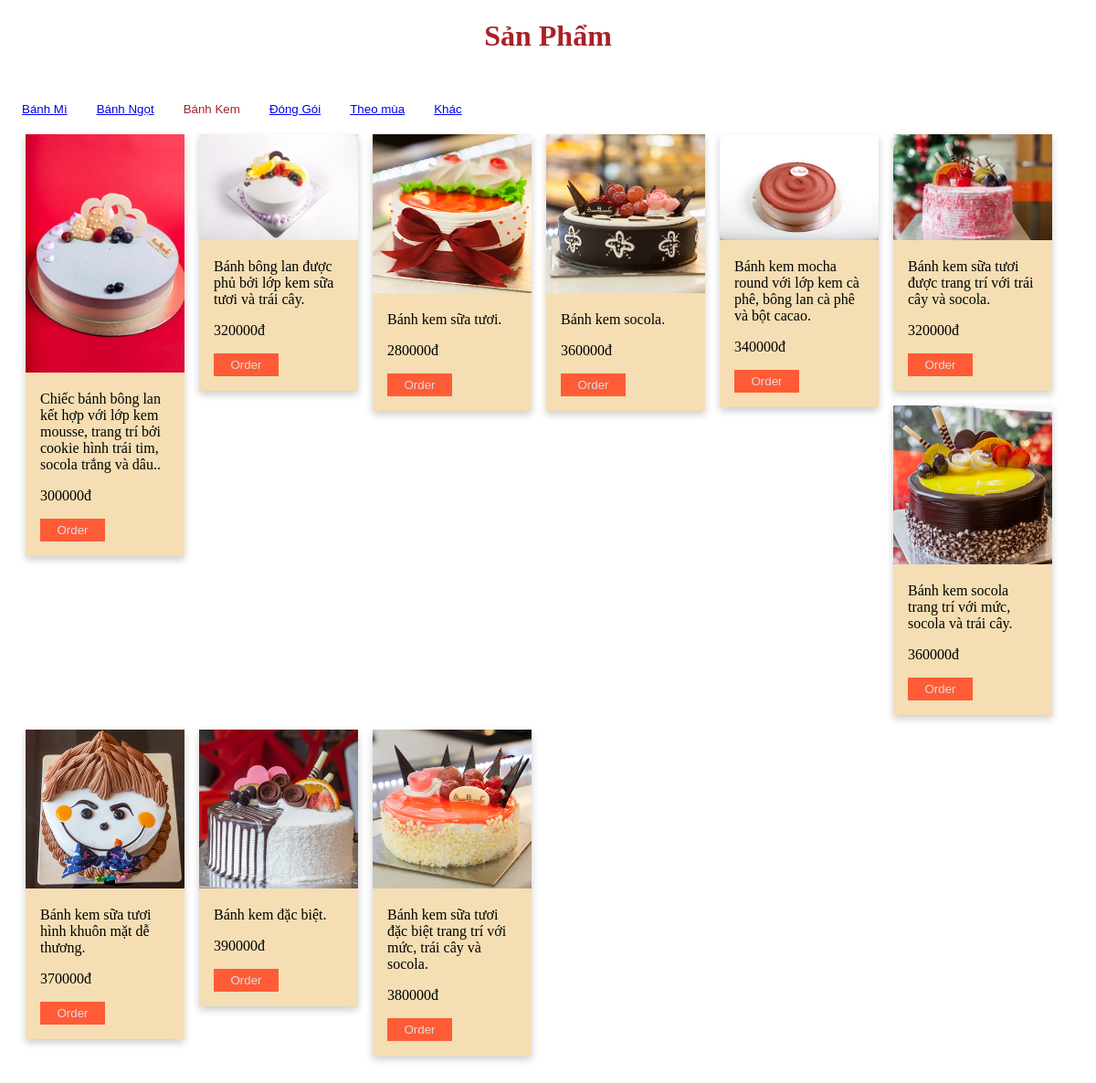
Page /banhkem.php on the committed database.
### tables this page shows
CREATE TABLE IF NOT EXISTS `tb_product` (
  `product_id` varchar(11) NOT NULL,
  `product_name` varchar(50) NOT NULL,
  `product_description` varchar(1000) NOT NULL,
  `Images` varchar(50) NOT NULL,
  `product_price` float NOT NULL,
  `product_category` varchar(50) NOT NULL,
  PRIMARY KEY (`product_id`)
);

### banhkem.php (the view, shortened to what this page needs)
<!DOCTYPE html>
<?php
include_once '../SweetBakery/lib/connect.inc';
$sql = "select * from tb_product where product_category='Banhkem'";
$result = mysqli_query($link, $sql);
?>
<html>
    <head>
        <link href="css/css/product.css" rel="stylesheet" type="text/css"/>
    </head>
    <body>
        <h1>Sản Phẩm</h1>
        <br>
        <div class="tab" >
            <button class="tablinks" onclick="openCity(event)"><a href="banhmi.php">Bánh Mì</a></button>
            <button class="tablinks" onclick="openCity(event)"><a href="banhngot.php">Bánh Ngọt</a></button>
            <button class="tablinks" onclick="openCity(event, 'Banhkem')">Bánh Kem</button>
            <button class="tablinks" onclick="openCity(event)"><a href="donggoi.php">Đóng Gói</a></button>
            <button class="tablinks" onclick="openCity(event)"><a href="theomua.php">Theo mùa</a></button>
            <button  class="tablinks" onclick="openCity(event)"><a href="khac.php">Khác</a></button>
        </div>
        <div id="Banhkem" class="tabcontent">
            <div class="row">
                <?php
                while ($row = mysqli_fetch_row($result)) {
                    echo "<div class='column'>";
                    echo"<div class='card'>";
                    echo "<img src='../SweetBakery/Images/$row[3]' style='width:100%'/>";
                    echo "<div class='container'>";
                    echo "<p>$row[2]</p>";
                    echo "<p>$row[4]đ</p>";
                    echo "<p><button class='button'>Order</button></p>";
                    echo "</div>";
                    echo "</div>";
                    echo "</div>";
                }
                ?>
            </div>
        </div>
</body>
</html>

### css/css/product.css (style rules this page uses)
h1 { text-align: center; color:#A82128; }
.tab { overflow: hidden; background-color: white; width: 600px; }
.tab button { background-color: inherit; float: left; border: none; outline: none; cursor: pointer; padding: 14px 16px; transition: 0.3s; }
.tabcontent { padding: 6px 12px; }
.tablinks { color:#A82128; }
body { background-color:white; }
.column { float: left; width: 15%; margin-bottom: 16px; padding: 0 8px; }
.card { box-shadow: 0 4px 8px 0 rgba(0, 0, 0, 0.2); background-color: wheat; }
.container { padding: 0 16px; }
.container::after, .row::after { content: ""; clear: both; display: table; }
.button { border: none; outline: 0; display: inline-block; padding: 5px; color: #ddd; background-color: #FF5B36; text-align: center; cursor: pointer; width: 50%; }

### rows in the picture
tb_product: Images (picture), product_description "Chiếc bánh bông lan kết hợp với lớp kem mousse, trang trí bởi cookie hình trái tim, socola trắng và dâu..", product_price "300000"
tb_product: Images (picture), product_description "Bánh bông lan được phủ bởi lớp kem sữa tươi và trái cây.", product_price "320000"
tb_product: Images (picture), product_description "Bánh kem sữa tươi.", product_price "280000"
tb_product: Images (picture), product_description "Bánh kem socola.", product_price "360000"
tb_product: Images (picture), product_description "Bánh kem mocha round với lớp kem cà phê, bông lan cà phê và bột cacao.", product_price "340000"
tb_product: Images (picture), product_description "Bánh kem sữa tươi được trang trí với trái cây và socola.", product_price "320000"
tb_product: Images (picture), product_description "Bánh kem socola trang trí với mức, socola và trái cây.", product_price "360000"
tb_product: Images (picture), product_description "Bánh kem sữa tươi hình khuôn mặt dễ thương.", product_price "370000"
tb_product: Images (picture), product_description "Bánh kem đặc biệt.", product_price "390000"
tb_product: Images (picture), product_description "Bánh kem sữa tươi đặc biệt trang trí với mức, trái cây và socola.", product_price "380000"
